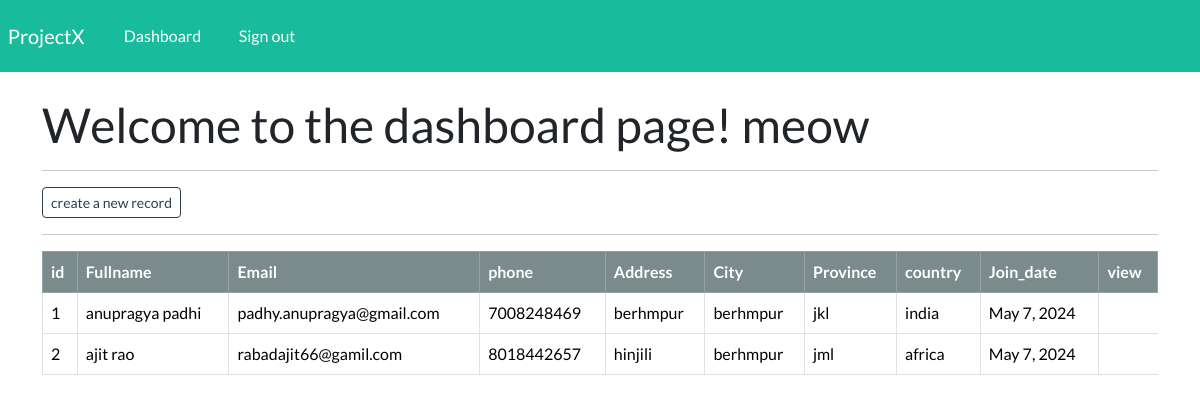
Page /dashboard (signed in) on the committed database.
### meowapp/models.py (models this page shows, shortened)
class Record(models.Model):
    creation_date = models.DateField(auto_now_add=True)
    first_name = models.CharField(max_length=100)
    last_name = models.CharField(max_length=100)
    email = models.CharField(max_length=100)
    phone = models.CharField(max_length=20)
    address = models.CharField(max_length=300)
    city = models.CharField(max_length=255)
    province = models.CharField(max_length=200)
    country = models.CharField(max_length=125)

### meowapp/views.py (the view)
# urls.py: path('dashboard', views.dashboard, name="dashboard"),
@login_required(login_url='my-login')
def dashboard(request):
    my_records = Record.objects.all()
    context = {'records': my_records}
    return render(request, 'meowapp/dashboard.html', context=context)

### meowapp/templates/meowapp/dashboard.html
{% extends 'meowapp/base.html' %}
{% block content %}
<h1> Welcome to the dashboard page! {{user}}  </h1>
<hr>
<a class="btn btn-outline-primary btn-sm" href="{% url 'create-record' %}">
    create a new record
</a>
<hr>
<table class='table  table-hover table-bordered'>
    <thead class="table-dark">
        <tr>
          <th scope="col">id</th>
          <th scope="col">Fullname</th>
          <th scope="col">Email</th>
          <th scope="col">phone</th>
          <th scope="col">Address</th>
          <th scope="col">City</th>
          <th scope="col">Province</th>
          <th scope="col">country</th>
          <th scope="col">Join_date</th>
          <th scope="col">view</th>
        </tr>
    </thead>
    <tbody>
        {% if records %}
         {% for record in records %}
        <tr>
          <td>{{record.id}}</td>
          <td>{{record.first_name}} {{record.last_name}}</td>
          <td>{{record.email}}</td>
          <td>{{record.phone}}</td>
          <td>{{record.address}}</td>
          <td>{{record.city}}</td>
          <td>{{record.province}}</td>
          <td>{{record.country}}</td>
          <td>{{record.creation_date}}</td>
        </tr>
         {% endfor %}
        {% endif %}
    </tbody>
</table>
{% endblock %}

### meowapp/templates/meowapp/base.html (shortened to what this page needs)
{% load static %}
<!DOCTYPE html>
<html>
  <head>
<link rel="stylesheet" type="text/css" href="https://bootswatch.com/5/flatly/bootstrap.min.css">
<link rel="stylesheet" type="text/css" href="{% static 'css/styles.css' %}">
</head>
<body>
      {% include 'meowapp/nav.html' %}
     <div class="container">
          <br>
          {% block content %}
          {% endblock %}
     </div>
</body>
</html>

### meowapp/templates/meowapp/nav.html (shortened to what this page needs)
<nav class="navbar navbar-expand-lg navbar-dark bg-success justify-content-center">
    <a class="navbar-brand main-heading" href="{% url '' %}">
      &nbsp; ProjectX
    </a>
      <div class="collapse navbar-collapse text-center" id="navbarNavDropdown">
        <ul class="navbar-nav mr-auto">
          {% if user.is_authenticated %}
            <li class="nav-item">
              <a class="nav-link" href="{% url 'dashboard' %}">Dashboard &nbsp;  </a>
            </li>
            <li class="nav-item">
              <a class="nav-link" href="{% url 'user-logout' %}">Sign out &nbsp;  </a>
            </li>
        </ul>
        {% endif %}
      </div>
  </nav>

### rows in the picture
Record: id "1", first_name "anupragya", last_name "padhi", email "padhy.anupragya@gmail.com", phone "7008248469", address "berhmpur", city "berhmpur", province "jkl", country "india", creation_date "May 7, 2024"
Record: id "2", first_name "ajit", last_name "rao", email "rabadajit66@gamil.com", phone "8018442657", address "hinjili", city "berhmpur", province "jml", country "africa", creation_date "May 7, 2024"

### other values in the picture
{{ user }} "meow"
